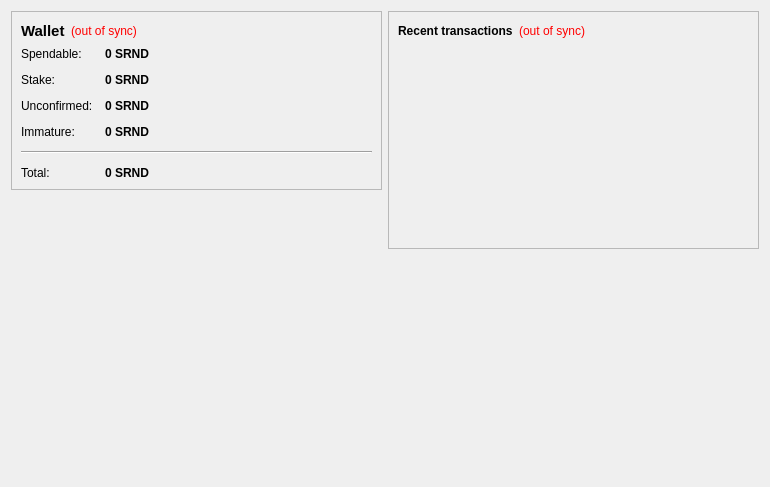
<?xml version="1.0" encoding="UTF-8"?>
<ui version="4.0">
 <class>OverviewPage</class>
 <widget class="QWidget" name="OverviewPage">
  <property name="geometry">
   <rect>
    <x>0</x>
    <y>0</y>
    <width>770</width>
    <height>487</height>
   </rect>
  </property>
  <property name="windowTitle">
   <string>Form</string>
  </property>
  <layout class="QHBoxLayout" name="horizontalLayout" stretch="1,1">
   <item>
    <layout class="QVBoxLayout" name="verticalLayout_2">
     <item>
      <widget class="QFrame" name="frame">
       <property name="frameShape">
        <enum>QFrame::StyledPanel</enum>
       </property>
       <property name="frameShadow">
        <enum>QFrame::Raised</enum>
       </property>
       <layout class="QVBoxLayout" name="verticalLayout_4">
        <item>
         <layout class="QHBoxLayout" name="horizontalLayout_4">
          <item>
           <widget class="QLabel" name="label_5">
            <property name="font">
             <font>
              <pointsize>11</pointsize>
              <weight>75</weight>
              <bold>true</bold>
             </font>
            </property>
            <property name="text">
             <string>Wallet</string>
            </property>
           </widget>
          </item>
          <item>
           <widget class="QLabel" name="labelWalletStatus">
            <property name="toolTip">
             <string>The displayed information may be out of date. Your wallet automatically synchronizes with the SuperRandom network after a connection is established, but this process has not completed yet.</string>
            </property>
            <property name="styleSheet">
             <string notr="true">QLabel { color: red; }</string>
            </property>
            <property name="text">
             <string notr="true">(out of sync)</string>
            </property>
            <property name="alignment">
             <set>Qt::AlignLeading|Qt::AlignLeft|Qt::AlignVCenter</set>
            </property>
           </widget>
          </item>
          <item>
           <spacer name="horizontalSpacer_2">
            <property name="orientation">
             <enum>Qt::Horizontal</enum>
            </property>
            <property name="sizeHint" stdset="0">
             <size>
              <width>40</width>
              <height>20</height>
             </size>
            </property>
           </spacer>
          </item>
         </layout>
        </item>
        <item>
         <layout class="QFormLayout" name="formLayout_2">
          <property name="fieldGrowthPolicy">
           <enum>QFormLayout::AllNonFixedFieldsGrow</enum>
          </property>
          <property name="horizontalSpacing">
           <number>12</number>
          </property>
          <property name="verticalSpacing">
           <number>12</number>
          </property>
          <item row="0" column="0">
           <widget class="QLabel" name="label">
            <property name="text">
             <string>Spendable:</string>
            </property>
           </widget>
          </item>
          <item row="0" column="1">
           <widget class="QLabel" name="labelBalance">
            <property name="font">
             <font>
              <weight>75</weight>
              <bold>true</bold>
             </font>
            </property>
            <property name="cursor">
             <cursorShape>IBeamCursor</cursorShape>
            </property>
            <property name="toolTip">
             <string>Your current spendable balance</string>
            </property>
            <property name="text">
             <string notr="true">0 SRND</string>
            </property>
            <property name="textInteractionFlags">
             <set>Qt::LinksAccessibleByMouse|Qt::TextSelectableByKeyboard|Qt::TextSelectableByMouse</set>
            </property>
           </widget>
          </item>
          <item row="1" column="0">
           <widget class="QLabel" name="label_6">
            <property name="text">
             <string>Stake:</string>
            </property>
           </widget>
          </item>
          <item row="1" column="1">
           <widget class="QLabel" name="labelStake">
            <property name="font">
             <font>
              <weight>75</weight>
              <bold>true</bold>
             </font>
            </property>
            <property name="cursor">
             <cursorShape>IBeamCursor</cursorShape>
            </property>
            <property name="toolTip">
             <string>Total of coins that was staked, and do not yet count toward the current balance</string>
            </property>
            <property name="text">
             <string notr="true">0 SRND</string>
            </property>
            <property name="textInteractionFlags">
             <set>Qt::LinksAccessibleByMouse|Qt::TextSelectableByKeyboard|Qt::TextSelectableByMouse</set>
            </property>
           </widget>
          </item>
          <item row="2" column="0">
           <widget class="QLabel" name="label_3">
            <property name="text">
             <string>Unconfirmed:</string>
            </property>
           </widget>
          </item>
          <item row="2" column="1">
           <widget class="QLabel" name="labelUnconfirmed">
            <property name="font">
             <font>
              <weight>75</weight>
              <bold>true</bold>
             </font>
            </property>
            <property name="cursor">
             <cursorShape>IBeamCursor</cursorShape>
            </property>
            <property name="toolTip">
             <string>Total of transactions that have yet to be confirmed, and do not yet count toward the current balance</string>
            </property>
            <property name="text">
             <string notr="true">0 SRND</string>
            </property>
            <property name="textInteractionFlags">
             <set>Qt::LinksAccessibleByMouse|Qt::TextSelectableByKeyboard|Qt::TextSelectableByMouse</set>
            </property>
           </widget>
          </item>
          <item row="3" column="0">
           <widget class="QLabel" name="labelImmatureText">
            <property name="text">
             <string>Immature:</string>
            </property>
           </widget>
          </item>
          <item row="3" column="1">
           <widget class="QLabel" name="labelImmature">
            <property name="font">
             <font>
              <weight>75</weight>
              <bold>true</bold>
             </font>
            </property>
            <property name="toolTip">
             <string>Mined balance that has not yet matured</string>
            </property>
            <property name="text">
             <string notr="true">0 SRND</string>
            </property>
            <property name="textInteractionFlags">
             <set>Qt::LinksAccessibleByMouse|Qt::TextSelectableByKeyboard|Qt::TextSelectableByMouse</set>
            </property>
           </widget>
          </item>
          <item row="4" column="0" colspan="2">
           <widget class="Line" name="line">
            <property name="orientation">
             <enum>Qt::Horizontal</enum>
            </property>
           </widget>
          </item>
          <item row="5" column="0">
           <widget class="QLabel" name="labelTotalText">
            <property name="text">
             <string>Total:</string>
            </property>
           </widget>
          </item>
          <item row="5" column="1">
           <widget class="QLabel" name="labelTotal">
            <property name="font">
             <font>
              <weight>75</weight>
              <bold>true</bold>
             </font>
            </property>
            <property name="cursor">
             <cursorShape>IBeamCursor</cursorShape>
            </property>
            <property name="toolTip">
             <string>Your current total balance</string>
            </property>
            <property name="text">
             <string notr="true">0 SRND</string>
            </property>
            <property name="textInteractionFlags">
             <set>Qt::LinksAccessibleByMouse|Qt::TextSelectableByKeyboard|Qt::TextSelectableByMouse</set>
            </property>
           </widget>
          </item>
         </layout>
        </item>
       </layout>
      </widget>
     </item>
     <item>
      <spacer name="verticalSpacer">
       <property name="orientation">
        <enum>Qt::Vertical</enum>
       </property>
       <property name="sizeHint" stdset="0">
        <size>
         <width>20</width>
         <height>40</height>
        </size>
       </property>
      </spacer>
     </item>
     <item>
      <widget class="QLabel" name="label_2">
       <property name="autoFillBackground">
        <bool>true</bool>
       </property>
       <property name="text">
        <string/>
       </property>
       <property name="pixmap">
        <pixmap resource="../bitcoin.qrc">:/icons/drmbg</pixmap>
       </property>
       <property name="scaledContents">
        <bool>false</bool>
       </property>
       <property name="margin">
        <number>0</number>
       </property>
      </widget>
     </item>
    </layout>
   </item>
   <item>
    <layout class="QVBoxLayout" name="verticalLayout_3">
     <item>
      <widget class="QFrame" name="frame_2">
       <property name="frameShape">
        <enum>QFrame::StyledPanel</enum>
       </property>
       <property name="frameShadow">
        <enum>QFrame::Raised</enum>
       </property>
       <layout class="QVBoxLayout" name="verticalLayout">
        <item>
         <layout class="QHBoxLayout" name="horizontalLayout_2">
          <item>
           <widget class="QLabel" name="label_4">
            <property name="text">
             <string>&lt;b&gt;Recent transactions&lt;/b&gt;</string>
            </property>
           </widget>
          </item>
          <item>
           <widget class="QLabel" name="labelTransactionsStatus">
            <property name="toolTip">
             <string>The displayed information may be out of date. Your wallet automatically synchronizes with the SuperRandom network after a connection is established, but this process has not completed yet.</string>
            </property>
            <property name="styleSheet">
             <string notr="true">QLabel { color: red; }</string>
            </property>
            <property name="text">
             <string notr="true">(out of sync)</string>
            </property>
            <property name="alignment">
             <set>Qt::AlignRight|Qt::AlignTrailing|Qt::AlignVCenter</set>
            </property>
           </widget>
          </item>
          <item>
           <spacer name="horizontalSpacer">
            <property name="orientation">
             <enum>Qt::Horizontal</enum>
            </property>
            <property name="sizeHint" stdset="0">
             <size>
              <width>40</width>
              <height>20</height>
             </size>
            </property>
           </spacer>
          </item>
         </layout>
        </item>
        <item>
         <widget class="QListView" name="listTransactions">
          <property name="styleSheet">
           <string notr="true">QListView { background: transparent; }</string>
          </property>
          <property name="frameShape">
           <enum>QFrame::NoFrame</enum>
          </property>
          <property name="verticalScrollBarPolicy">
           <enum>Qt::ScrollBarAlwaysOff</enum>
          </property>
          <property name="horizontalScrollBarPolicy">
           <enum>Qt::ScrollBarAlwaysOff</enum>
          </property>
          <property name="selectionMode">
           <enum>QAbstractItemView::NoSelection</enum>
          </property>
         </widget>
        </item>
       </layout>
      </widget>
     </item>
     <item>
      <spacer name="verticalSpacer_2">
       <property name="orientation">
        <enum>Qt::Vertical</enum>
       </property>
       <property name="sizeHint" stdset="0">
        <size>
         <width>20</width>
         <height>40</height>
        </size>
       </property>
      </spacer>
     </item>
    </layout>
   </item>
  </layout>
 </widget>
 <resources/>
 <connections/>
</ui>
